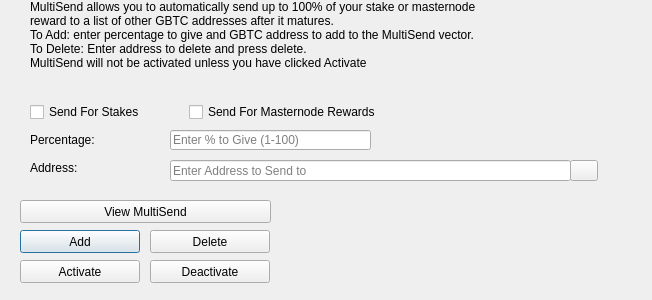
<?xml version="1.0" encoding="UTF-8"?>
<ui version="4.0">
 <class>MultiSendDialog</class>
 <widget class="QDialog" name="MultiSendDialog">
  <property name="windowModality">
   <enum>Qt::NonModal</enum>
  </property>
  <property name="geometry">
   <rect>
    <x>0</x>
    <y>0</y>
    <width>652</width>
    <height>300</height>
   </rect>
  </property>
  <property name="windowTitle">
   <string>MultiSend</string>
  </property>
  <widget class="QLineEdit" name="multiSendPercentEdit">
   <property name="geometry">
    <rect>
     <x>170</x>
     <y>130</y>
     <width>201</width>
     <height>20</height>
    </rect>
   </property>
   <property name="toolTip">
    <string>Enter whole numbers 1 - 100</string>
   </property>
   <property name="placeholderText">
    <string>Enter % to Give (1-100)</string>
   </property>
  </widget>
  <widget class="QLineEdit" name="multiSendAddressEdit">
   <property name="geometry">
    <rect>
     <x>170</x>
     <y>160</y>
     <width>401</width>
     <height>21</height>
    </rect>
   </property>
   <property name="toolTip">
    <string/>
   </property>
   <property name="placeholderText">
    <string>Enter Address to Send to</string>
   </property>
  </widget>
  <widget class="QLabel" name="label_2">
   <property name="geometry">
    <rect>
     <x>30</x>
     <y>0</y>
     <width>451</width>
     <height>121</height>
    </rect>
   </property>
   <property name="lineWidth">
    <number>1</number>
   </property>
   <property name="text">
    <string>MultiSend allows you to automatically send up to 100% of your stake or masternode reward to a list of other GBTC addresses after it matures.
To Add: enter percentage to give and GBTC address to add to the MultiSend vector.
To Delete: Enter address to delete and press delete.
MultiSend will not be activated unless you have clicked Activate</string>
   </property>
   <property name="alignment">
    <set>Qt::AlignLeading|Qt::AlignLeft|Qt::AlignTop</set>
   </property>
   <property name="wordWrap">
    <bool>true</bool>
   </property>
  </widget>
  <widget class="QLabel" name="message">
   <property name="geometry">
    <rect>
     <x>290</x>
     <y>200</y>
     <width>351</width>
     <height>91</height>
    </rect>
   </property>
   <property name="text">
    <string/>
   </property>
  </widget>
  <widget class="QPushButton" name="addButton">
   <property name="geometry">
    <rect>
     <x>20</x>
     <y>230</y>
     <width>120</width>
     <height>23</height>
    </rect>
   </property>
   <property name="toolTip">
    <string/>
   </property>
   <property name="statusTip">
    <string>Add to MultiSend Vector</string>
   </property>
   <property name="text">
    <string>Add</string>
   </property>
  </widget>
  <widget class="QPushButton" name="disableButton">
   <property name="geometry">
    <rect>
     <x>150</x>
     <y>260</y>
     <width>120</width>
     <height>23</height>
    </rect>
   </property>
   <property name="statusTip">
    <string>Deactivate MultiSend</string>
   </property>
   <property name="text">
    <string>Deactivate</string>
   </property>
  </widget>
  <widget class="QPushButton" name="addressBookButton">
   <property name="geometry">
    <rect>
     <x>570</x>
     <y>160</y>
     <width>28</width>
     <height>21</height>
    </rect>
   </property>
   <property name="toolTip">
    <string>Choose an address from the address book</string>
   </property>
   <property name="text">
    <string/>
   </property>
   <property name="icon">
    <iconset resource="../greenbitcoin.qrc">
     <normaloff>:/icons/address-book</normaloff>:/icons/address-book</iconset>
   </property>
   <property name="shortcut">
    <string>Alt+A</string>
   </property>
   <property name="autoDefault">
    <bool>false</bool>
   </property>
  </widget>
  <widget class="QLabel" name="label">
   <property name="geometry">
    <rect>
     <x>30</x>
     <y>130</y>
     <width>121</width>
     <height>20</height>
    </rect>
   </property>
   <property name="toolTip">
    <string>Percentage of stake to send</string>
   </property>
   <property name="text">
    <string>Percentage:</string>
   </property>
  </widget>
  <widget class="QLabel" name="label_5">
   <property name="geometry">
    <rect>
     <x>30</x>
     <y>160</y>
     <width>111</width>
     <height>16</height>
    </rect>
   </property>
   <property name="toolTip">
    <string>Address to send portion of stake to</string>
   </property>
   <property name="text">
    <string>Address:</string>
   </property>
  </widget>
  <widget class="QPushButton" name="deleteButton">
   <property name="geometry">
    <rect>
     <x>150</x>
     <y>230</y>
     <width>120</width>
     <height>23</height>
    </rect>
   </property>
   <property name="toolTip">
    <string/>
   </property>
   <property name="statusTip">
    <string>Delete Address From MultiSend Vector</string>
   </property>
   <property name="text">
    <string>Delete</string>
   </property>
  </widget>
  <widget class="QPushButton" name="activateButton">
   <property name="geometry">
    <rect>
     <x>20</x>
     <y>260</y>
     <width>120</width>
     <height>23</height>
    </rect>
   </property>
   <property name="statusTip">
    <string>Activate MultiSend</string>
   </property>
   <property name="text">
    <string>Activate</string>
   </property>
  </widget>
  <widget class="QPushButton" name="viewButton">
   <property name="geometry">
    <rect>
     <x>20</x>
     <y>200</y>
     <width>251</width>
     <height>23</height>
    </rect>
   </property>
   <property name="toolTip">
    <string/>
   </property>
   <property name="statusTip">
    <string>View MultiSend Vector</string>
   </property>
   <property name="text">
    <string>View MultiSend</string>
   </property>
  </widget>
  <widget class="QWidget" name="horizontalLayoutWidget">
   <property name="geometry">
    <rect>
     <x>30</x>
     <y>100</y>
     <width>351</width>
     <height>24</height>
    </rect>
   </property>
   <layout class="QHBoxLayout" name="horizontalLayout">
    <item>
     <widget class="QCheckBox" name="multiSendStakeCheckBox">
      <property name="text">
       <string>Send For Stakes</string>
      </property>
     </widget>
    </item>
    <item>
     <widget class="QCheckBox" name="multiSendMasternodeCheckBox">
      <property name="text">
       <string>Send For Masternode Rewards</string>
      </property>
     </widget>
    </item>
   </layout>
  </widget>
 </widget>
 <resources>
  <include location="../greenbitcoin.qrc"/>
 </resources>
 <connections/>
</ui>
